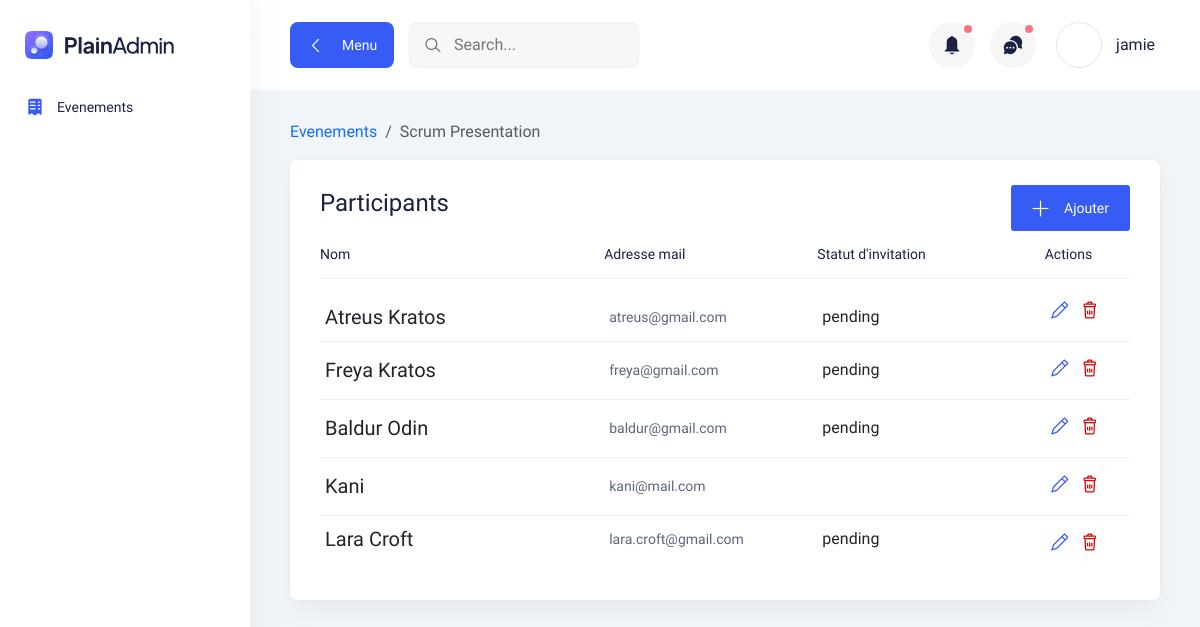
Before: /events/14 (signed in) with the older database file.
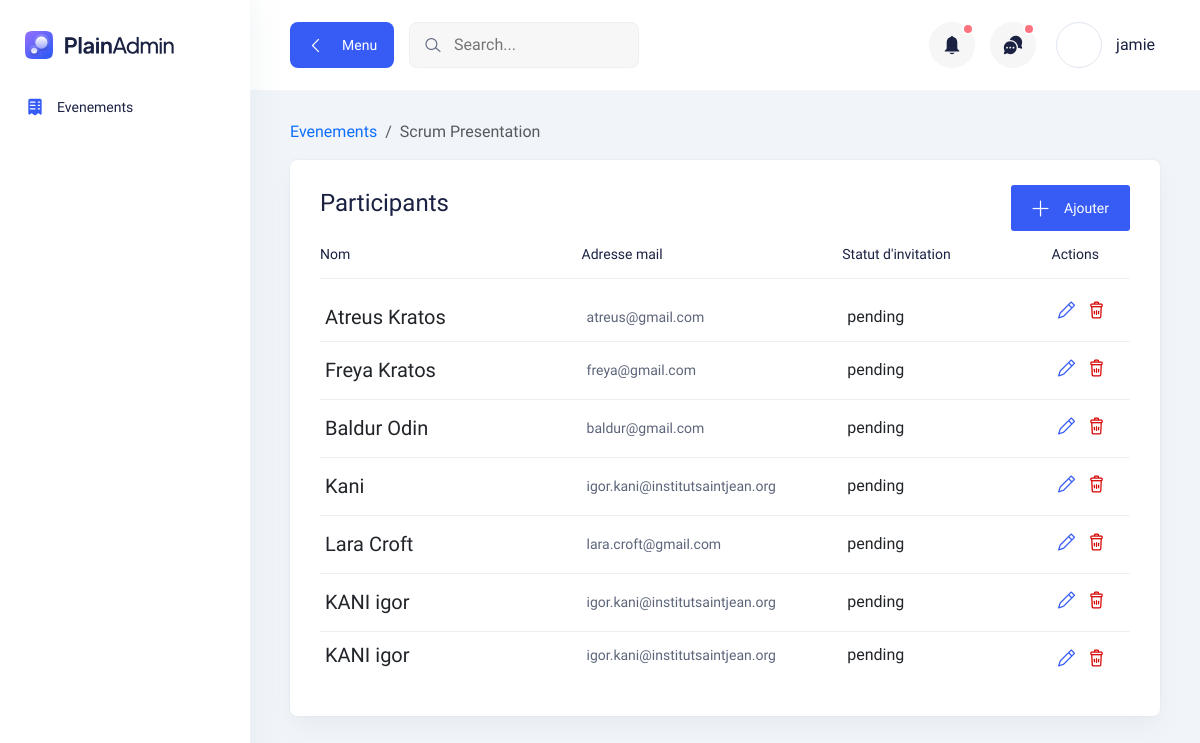
After: the same page with the newer database file.
### main/models.py (models this page shows, shortened)
class Participant(models.Model):
    INVITATION_STATUS = [
        ("pending", _("En attente")),
        ("rejected", _("Rejetée")),
        ("accepted", _("Accepté"))
    ]
    evenement = models.ForeignKey(Evenement, on_delete=models.CASCADE)
    name = models.CharField(max_length=100)
    email = models.EmailField()
    statut = models.CharField(max_length=15, choices=INVITATION_STATUS, default="pending")
    invitation_successful = models.BooleanField(null=True)

### main/views.py (the view)
# urls.py: path("events/", views.events, name="events"),
@login_required
def events(request, event_id=None):
    user = request.user
    edit_form = UpdateEvenementForm
    if not event_id:
        if request.method == 'POST':
            form = EvenementForm(request.POST, request.FILES)
            if form.is_valid():
                evenement = form.save()
                evenement.user = user
                evenement.save()
                excel_file = form.cleaned_data.get("participants_file")
                if excel_file:
                    try:
                        df = pd.read_excel(excel_file)
                        for index, row in df.iterrows():
                            email = row.get("Email")
                            name = row.get("Nom")
                            if email and name:
                                Participant.objects.create(
                                    evenement=evenement,
                                    email=email,
                                    statut='pending',
                                    name=name
                                )
                    except Exception as e:
                        evenement.delete()
                        return JsonResponse({'success': False, 'errors': ['Error adding participants from excel file']})
                return JsonResponse({'success': True})  # Return success response
            return JsonResponse({'success': False, 'errors': form.errors})  # Return validation errors
        else:
            form = EvenementForm()
            evenements = Evenement.objects.filter(Q(user=user) | Q(user__isnull=True))
        return render(request, "main/evenements.html", context={'evenements': evenements, 'form': form, 'edit_form': edit_form})
    else:
        event = get_object_or_404(Evenement, id=event_id, user=user)
        context = {
            'event': event,
            'update_participant_form': UpdateParticipantForm,
            'participant_form': ParticipantForm,
            'participants_json': [ model_to_dict(p) for p in event.participant_set.all() ]
        }
        print("Returning context... ")
        print(context)
        return render(request, "main/event_detail.html", context=context)

### main/models.py (called while the page is built)
    def __str__(self):
        return f"{self.nom}: {self.ville}, {self.pays}"

### main/templates/main/event_detail.html (shortened to what the changed rows need)
{% extends 'main/sidebar_base.html' %}
{% load i18n %}
{% block page_content %}
<section>
    <div class="container-fluid pt-30">
        <div class="tables-wrapper mt-6">
            <div class="row">
                <div class="col-lg-12">
                    <div class="card-style mb-30">
                        <div class="table-wrapper table-responsive">
                            <table class="table">
                                <thead>
                                    <tr>
                                        <th class="lead-info">
                                            <h6>{% trans "Nom" %}</h6>
                                        </th>
                                        <th class="lead-email">
                                            <h6>{% trans "Adresse mail" %}</h6>
                                        </th>
                                        <th class="lead-phone">
                                            <h6>{% trans "Statut d'invitation" %}</h6>
                                        </th>
                                        <th>
                                            <h6>{% trans "Actions" %}</h6>
                                        </th>
                                    </tr>
                                </thead>
                                <tbody>
                                    {% for participant in event.participant_set.all %}
                                    <tr>
                                        <td class="min-width">
                                            <div class="lead">
                                                <div class="lead-text">
                                                    {{ participant.name }}
                                                </div>
                                            </div>
                                        </td>
                                        <td class="min-width">
                                            <p>{{ participant.email }}</p>
                                        </td>
                                        <td class="min-width">
                                            <div class="d-flex flex-row gap-3 align-items-center">
                                                {{ participant.statut }}
                                            </div>
                                        </td>
                                        <td>
                                            <div class="action">
                                                <button class="text-primary edit-button" data-id="{{ participant.id }}"
                                                    data-bs-toggle="modal" data-bs-target="#editEventModal">
                                                    <i class="lni lni-pencil"></i>
                                                </button>
                                                <button class="text-danger delete-button" data-id="{{ participant.id }}"
                                                    data-nom="{{ evenement.nom }}" data-bs-toggle="modal"
                                                    data-bs-target="#deleteEventModal">
                                                    <i class="lni lni-trash-can"></i>
                                                </button>
                                            </div>
                                        </td>
                                    </tr>
                                    {% endfor %}
                                </tbody>
                            </table>
                        </div>
                    </div>
                </div>
            </div>
        </div>
    </div>
</section>
{% endblock %}

Changed rows visible on the page:
changed Participant "Kani": email "kani@mail.com" → "igor.kani@institutsaintjean.org"; statut (not shown) → "pending"
added Participant: name "KANI igor", email "igor.kani@institutsaintjean.org", statut "pending"
added Participant: name "KANI igor", email "igor.kani@institutsaintjean.org", statut "pending"
